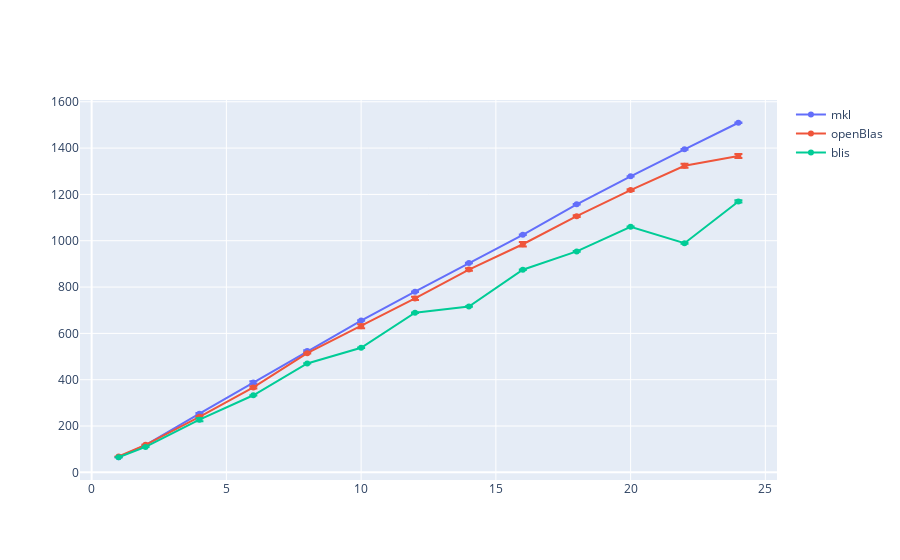

The cell this chart's notebook holds for it:
### Code cell
fig = go.Figure()

fig.add_trace(go.Scatter(x=mkl_double_avg["cores"]["mean"], y=mkl_double_avg["gflops"]["mean"], name='mkl',
                         error_y=dict(
                             type="data",
                             array=mkl_double_avg["gflops"]["std"],
                             visible=True)))
fig.add_trace(go.Scatter(x=oblas_double_avg["cores"]["mean"], y=oblas_double_avg["gflops"]["mean"], name='openBlas',
                         error_y=dict(
                             type="data",
                             array=oblas_double_avg["gflops"]["std"],
                             visible=True)))
fig.add_trace(go.Scatter(x=blis_double_avg["cores"]["mean"], y=blis_double_avg["gflops"]["mean"], name='blis',
                         error_y=dict(
                             type="data",
                             array=blis_double_avg["gflops"]["std"],
                             visible=True)))

fig.show()

### Figure 1 — Plotly figure (JSON) as saved in the notebook; plotly's stock layout.template omitted (floating-point values rounded to 4 significant figures)
{"data": [{"error_y": {"array": [0.518, 0.444, 2.985, 5.649, 2.526, 0.8171, 0.7199, 0.9799, 1.54, 0.9941, 0.7143, 2.01, 1.137], "type": "data", "visible": true}, "name": "mkl", "type": "scatter", "x": [1, 2, 4, 6, 8, 10, 12, 14, 16, 18, 20, 22, 24], "y": [65.56, 117.2, 253.4, 387.9, 524.3, 655.5, 779.9, 904.2, 1026.0, 1157.0, 1278.0, 1394.0, 1509.0]}, {"error_y": {"array": [0.4127, 0.8867, 2.096, 5.054, 1.711, 8.694, 7.025, 5.345, 9.85, 3.588, 3.736, 8.223, 8.726], "type": "data", "visible": true}, "name": "openBlas", "type": "scatter", "x": [1, 2, 4, 6, 8, 10, 12, 14, 16, 18, 20, 22, 24], "y": [68.56, 118.9, 240.0, 366.9, 514.5, 630.9, 750.9, 875.5, 984.9, 1106.0, 1219.0, 1324.0, 1366.0]}, {"error_y": {"array": [0.1754, 0.1331, 6.446, 0.4887, 0.6083, 0.8575, 0.8375, 1.018, 1.006, 1.949, 1.102, 2.174, 4.739], "type": "data", "visible": true}, "name": "blis", "type": "scatter", "x": [1, 2, 4, 6, 8, 10, 12, 14, 16, 18, 20, 22, 24], "y": [65.25, 110.0, 227.6, 332.9, 470.2, 538.0, 689.2, 715.8, 874.9, 953.9, 1060.0, 989.3, 1170.0]}], "layout": {}}
